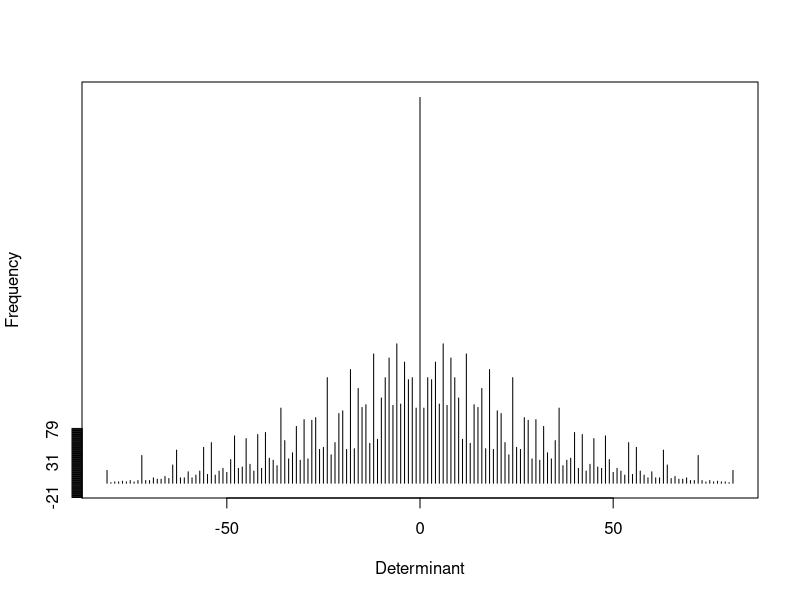

This chart was generated by the following R code:
# Arrrays
x <- 1:16

# dimensions of array
dim(x) <- c(2, 8)

# Sub array
x[2, 4:5]

#Index matrices
x <- array(1:20, dim=c(4,5))
x
# index matrix
i <- array(c(1:3,3:1), dim=c(3,2))
i

# Extract elements X[1,3], X[2,2] and X[3,1] as a vector structure
x[i]
# Assign zeros to them
x[i] <- 0 
x

#  Using factors
blocks <- factor(c("bl1", "bl2", "bl3", "bl2"))
b <- length(levels(blocks))
vars <- factor(c("var1", "var2", "var3", "var1"))
v <- length(levels(vars))
n <- length(blocks)
Xb <- matrix(0, n, b)
Xv <- matrix(0, n, v)
Xb
Xv
ib <- cbind(1:n, blocks)
ib
iv <- cbind(1:n, vars)
iv
Xb[ib] <- 1
Xv[iv] <- 1
N <- crossprod(Xb, Xv)
N

# Same thing one-liner
# table() uses the cross-classifying factors to build a contingency table of 
# the counts at each combination of factor levels.
N <- table(blocks, vars)
N
a1 <- array(1:4, dim=c(2,2))
a1
a2 <- array(4:1, dim=c(2,2))
a2
# Element-by-element operation
a1*a2
# Outer product
aa = a1 %o% a2
outer(a1, a2, "*")

d <- outer(0:9, 0:9)
fr <- table(outer(d, d, "-"))
plot(as.numeric(names(fr)), fr, type="h", xlab="Determinant", ylab="Frequency")

# transposition
A = matrix(1:16, 4, 4)
B <- t(A)
# matrix multiplication
a1 %*% a2
# crossproduct t(a1) %*% a2
crossprod(a1, a2)
# diagonal of matrix as vector
diag(a1)
# diagonal matrix from vector
v <- 1:5
diag(v)
# identity matrix of 4 dimension!
diag(4)

# Linear equations b <- a %*% x. To find x call solve
solve(a1,1:2)

